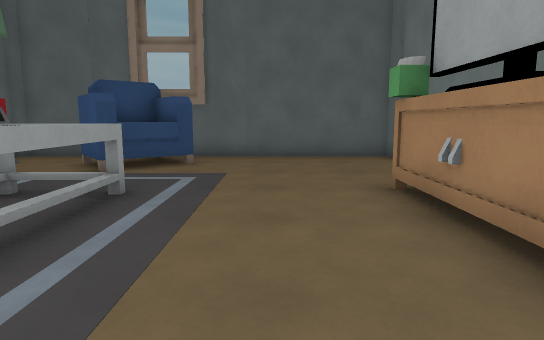
view 1 (above)

16 first-person views from a walk through a level from a Godot 3-D game. The camera is 1.2 m above the floor, tilts 8° down and sees 75° across. The floor is counted in squares, 1 m on a side. Each view is taken from the middle of a square. On the plan, view 1 faces up. The plan holds only what a view shows up to about 14 squares ahead; the rest is blank. The place goes on beyond the plan. Door leaves are left out where a doorway can be walked through. Some surface patterns are stand-ins.

view 2
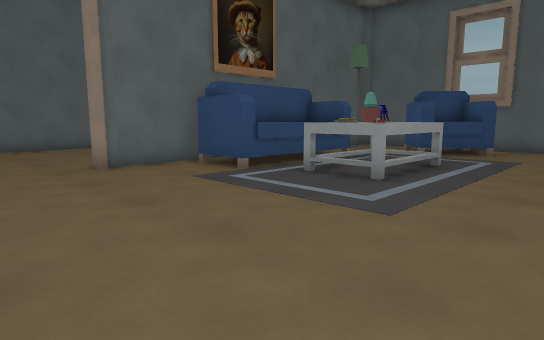

view 3
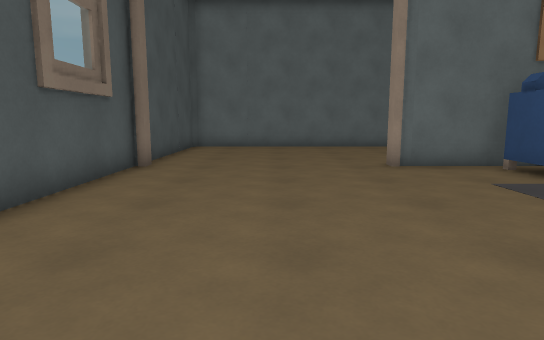

view 4
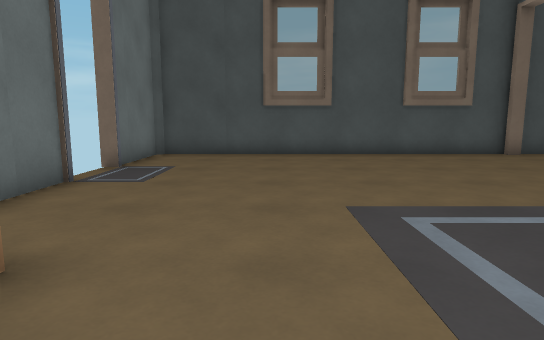

view 5
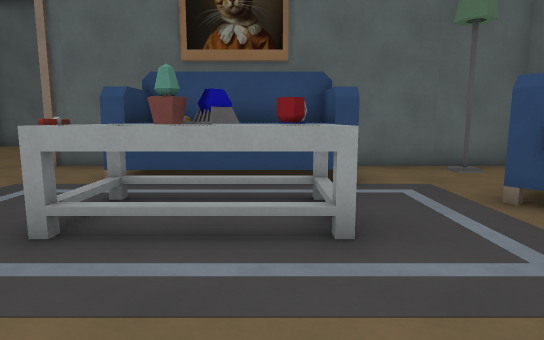

view 6
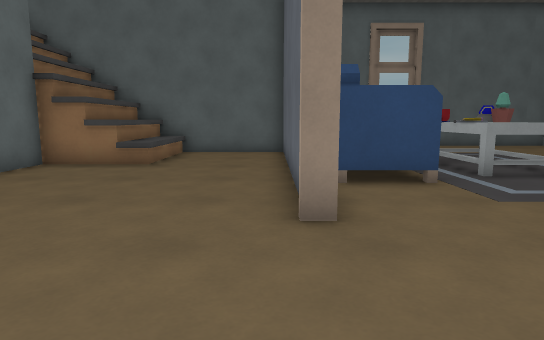

view 7
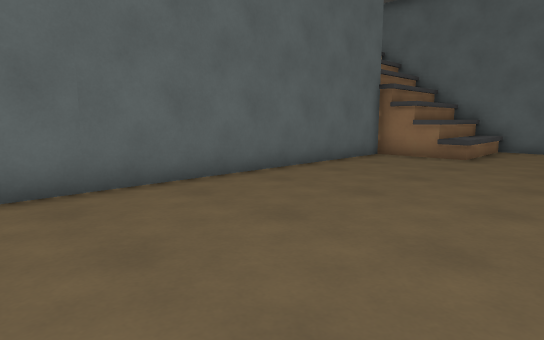

view 8
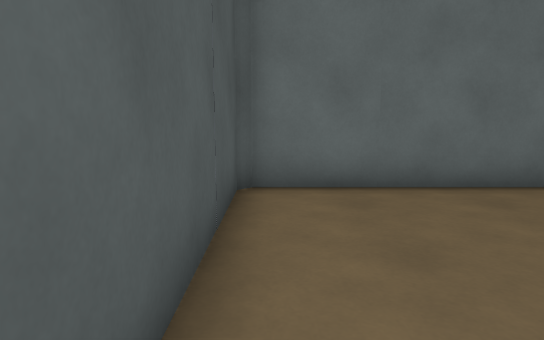

view 9
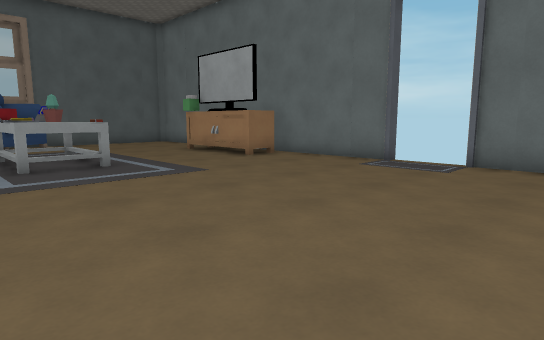

view 10
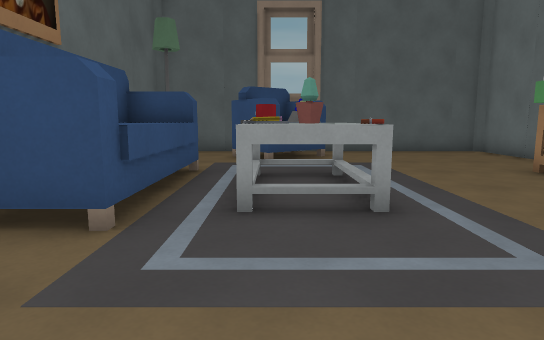

view 11
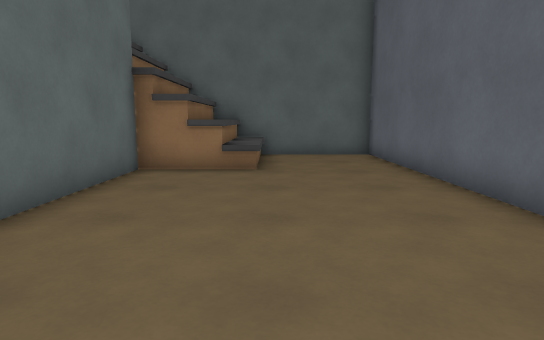

view 12
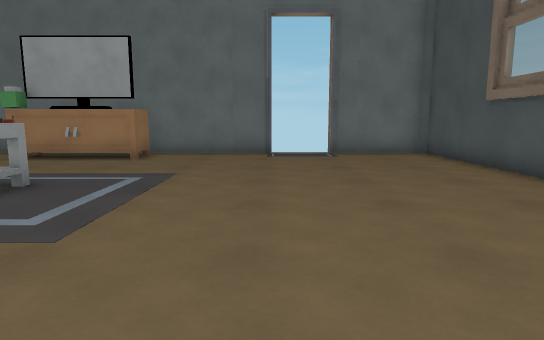

view 13
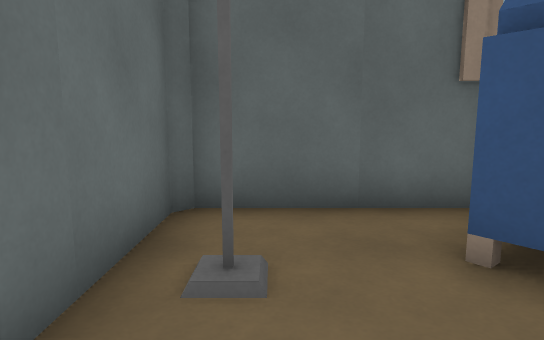

view 14
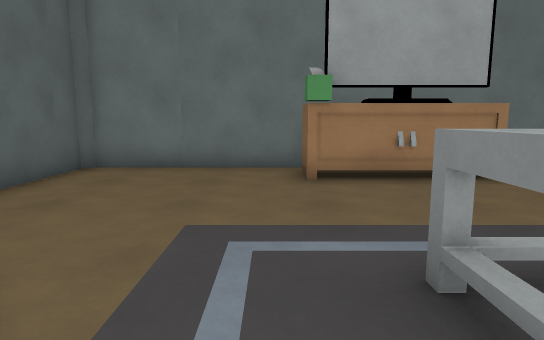

view 15
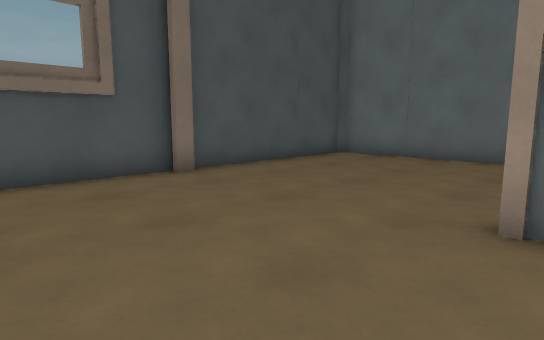

view 16
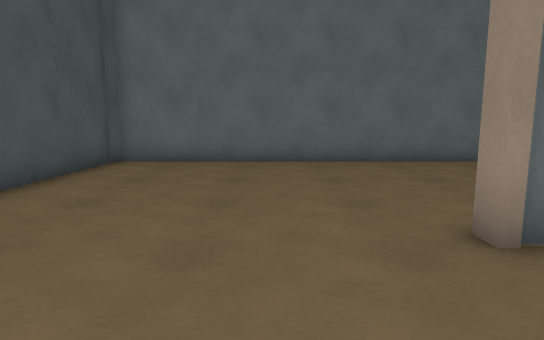

### Floor plan
Points are (right, up) in squares from view 1. A wall is a line through its corners. A room is listed if a view was taken in it or the views show most of it. See-through windows are left out.
Room 1 (views 1, 2, 3, 4, 5, 6, 7, 8, 9, 10, 11, 12, 13, 14, 15, 16)
walls: (-8.3, 2.2) (-8.3, -0.9) (-8.6, -0.9) (-8.6, 8.5) (-14, 8.5) (-14, 4.6); (-5.7, 6.2) (-7.3, 6.2) (-7.3, 2.2) (-5.7, 2.2); (-5.8, 6.7) (-5.8, 1.8) (-7.9, 1.8); (-12.2, 4.7) (-15.3, 4.7) (-15.3, -7.6) (3.8, -7.6) (4.1, -7.4) (4.1, -4.1); (3.5, 2.3) (2.2, 2.3) (2.2, 5.6); (2.4, 6.3) (3.4, 6.3); (-8.8, -7.3) (-8.1, -7.3); (4.1, -2) (4.1, 3.9); (4.1, 4.6) (4.1, 11.5) (3.8, 11.8) (-2.6, 11.8); (-4.2, 11.8) (-8.3, 11.8) (-8.3, 7.2); (-13.2, 8.5) (-13.2, 4.5); (-8, 11.8) (-8.3, 11.5); (-15.4, -7.3) (-15, -7.6)
ways out: open door at (4, -3)
objects: lamp (-7, 10); chair (-5, 9) to (-2, 11); table (-4, 3) to (-3, 3); plant (-4, 4) to (-3, 4); mug (-4, 5); table (-4, 5) to (-3, 6); box (2, 6)

Positions as (right, up) in squares from view 1, and headings:
1: (0, 0), facing up
2: (1, -4), facing up-left
3: (1, -4), facing left
4: (0, 5), facing down
5: (1, 5), facing left
6: (-9, -5), facing up
7: (-9, -7), facing up-left
8: (-9, -7), facing left
9: (-6, -7), facing up-right
10: (-4, -2), facing up
11: (-12, -4), facing up
12: (-9, -2), facing right
13: (-7, 7), facing up
14: (-5, 7), facing right
15: (-4, 0), facing down-left
16: (-5, -3), facing left
